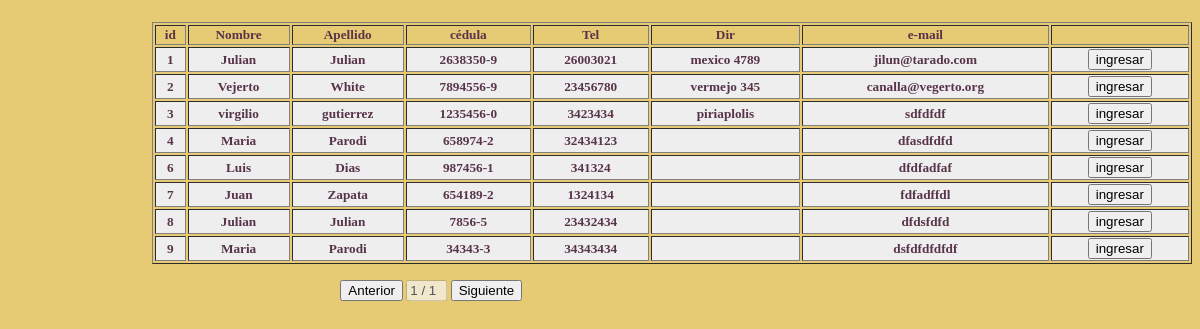
/popup_duenio.php (signed in), run on the app's committed database.
### tables this page shows
CREATE TABLE `duenio` (
  `idDue` int(2) NOT NULL auto_increment,
  `dir` varchar(50) NOT NULL,
  `tel` int(9) NOT NULL,
  `email` varchar(30) NOT NULL,
  `nombre` varchar(15) NOT NULL,
  `apellido` varchar(20) NOT NULL,
  `CI` varchar(9) NOT NULL,
  PRIMARY KEY  (`idDue`),
  UNIQUE KEY `CI` (`CI`),
  KEY `idDue` (`idDue`),
  KEY `idDue_2` (`idDue`)
);

### popup_duenio.php (the view, shortened to what this page needs)
<!DOCTYPE html PUBLIC "-//W3C//DTD XHTML 1.0 Transitional//EN" "http://www.w3.org/TR/xhtml1/DTD/xhtml1-transitional.dtd">
<html xmlns="http://www.w3.org/1999/xhtml">
<head>
<link rel="stylesheet" href="miestilo.css">
</head>
<body>
<?php
include ("conexionInmobi.php");
$buff=$_SESSION['ses_perfil'];
if(!$_POST) $pag_actu = 1;
else $pag_actu = $_POST['txt_pag_actu'];
if ($buff == 2 || $buff == 1){
	$idCone = conectarBD();
	$SQL="Select idDue, nombre , apellido, CI, tel, dir, email
		  From duenio";
	$Registro = mysqli_query($idCone,$SQL);
	$filas = mysqli_num_rows($Registro);
	$pag = ceil($filas/10);
	$fin = 10;
	$ini = ($pag_actu * 10) - 10;
	$SQL_1 = $SQL." limit $ini,$fin";
	$rs=mysqli_query($idCone,$SQL_1);
	echo "<h5>";
	echo "<Table border=1 Align=Center width=100%>";
	echo "<tr><th>id<th>Nombre<th>Apellido<th>cédula<th>Tel<th>Dir<th>e-mail<th></tr>";
	while ($row=mysqli_fetch_array($rs)){
		echo "<tr>";
		echo "<td align=Center bgcolor='#eeeeee' font color='#dddddd'>".$row['idDue']."</td>";
		echo "<td align=Center bgcolor='#eeeeee' font color='#dddddd'>".$row['nombre']."</td>";
		echo "<td align=Center bgcolor='#eeeeee' font color='#dddddd'>".$row['apellido']."</td>";
		echo "<td align=Center bgcolor='#eeeeee' font color='#dddddd'>".$row['CI']."</td>";
		echo "<td align=Center bgcolor='#eeeeee' font color='#dddddd'>".$row['tel']."</td>";
		echo "<td align=Center bgcolor='#eeeeee' font color='#dddddd'>".$row['dir']."</td>";
		echo "<td align=Center bgcolor='#eeeeee' font color='#dddddd'>".$row['email']."</td>";?>
<td align=Center bgcolor='#eeeeee' font color='#dddddd'><input type='button' value='ingresar' onClick=seleccionar(<?php echo "'$row[nombre]'"?>,<?php echo "'$row[apellido]'"?>,<?php echo "'$row[idDue]'"?>)></td></tr><?php
		}
		echo "</table>";
}else{
	echo "<a href='form_post.html'>Debe registrarse como usuario</a>";
}
	?>
<form name="frm" method="post" action="popup_duenio.php" >
<br />
<input type="button" name="btn_paginar1" value="Anterior" onClick="anterior();" />
<input type="text" name="txt_num_pag" id="txt_num_pag" value="<?php echo $pag_actu ?> / <?php echo $pag ?>" size="2" disabled="disabled" />
<input type="button" name="btn_paginar" value="Siguiente" onClick="siguiente();" />
</form>
</body>
</html>

### conexionInmobi.php (shortened to what this page needs)
<!DOCTYPE html PUBLIC "-//W3C//DTD XHTML 1.0 Transitional//EN" "http://www.w3.org/TR/xhtml1/DTD/xhtml1-transitional.dtd">
<html xmlns="http://www.w3.org/1999/xhtml">
<head>
</head>
<body>
</body>
</html>

### miestilo.css (style rules this page uses)
body { padding-left: 9em; font-family: Georgia, "Times New Roman", Times, serif; color:#58344A ; background-color:#E7CA74 }

### data on the page
duenio: idDue "1", nombre "Julian", apellido "Julian", CI "2638350-9", tel "26003021", dir "mexico 4789", email "jilun@tarado.com"
duenio: idDue "2", nombre "Vejerto", apellido "White", CI "7894556-9", tel "23456780", dir "vermejo 345", email "canalla@vegerto.org"
duenio: idDue "3", nombre "virgilio", apellido "gutierrez", CI "1235456-0", tel "3423434", dir "piriaplolis", email "sdfdfdf"
duenio: idDue "4", nombre "Maria", apellido "Parodi", CI "658974-2", tel "32434123", email "dfasdfdfd"
duenio: idDue "6", nombre "Luis", apellido "Dias", CI "987456-1", tel "341324", email "dfdfadfaf"
duenio: idDue "7", nombre "Juan", apellido "Zapata", CI "654189-2", tel "1324134", email "fdfadffdl"
duenio: idDue "8", nombre "Julian", apellido "Julian", CI "7856-5", tel "23432434", email "dfdsfdfd"
duenio: idDue "9", nombre "Maria", apellido "Parodi", CI "34343-3", tel "34343434", email "dsfdfdfdfdf"
